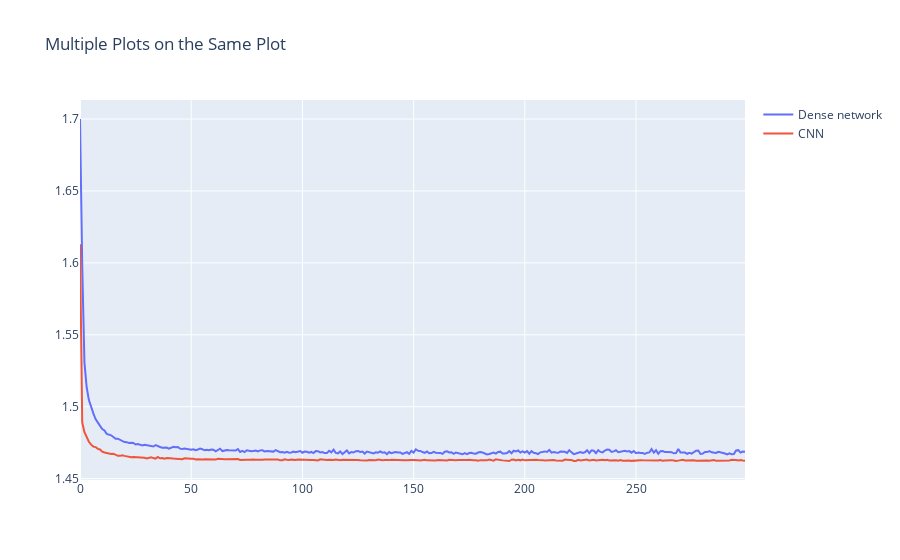

Notebook code for this chart:
### Code cell
import plotly.graph_objects as go

fig = go.Figure()
trace1 = go.Scatter(x=list(range(300)), y=first_model_epochs_losses, name='Dense network')
fig.add_trace(trace1)

trace2 = go.Scatter(x=list(range(300)), y=second_model_epochs_losses, name='CNN')
fig.add_trace(trace2)

fig.update_layout(title="Multiple Plots on the Same Plot")
fig.show()

### Figure 1 — Plotly figure (JSON) as saved in the notebook; plotly's stock layout.template omitted (floating-point values rounded to 4 significant figures; data arrays with more than 128 entries replaced by an {"elided": "..."} marker saying what was removed)
{"data": [{"name": "Dense network", "type": "scatter", "x": {"elided": "300 int values"}, "y": {"elided": "300 float values"}}, {"name": "CNN", "type": "scatter", "x": {"elided": "300 int values"}, "y": {"elided": "300 float values"}}], "layout": {"title": {"text": "Multiple Plots on the Same Plot"}}}
